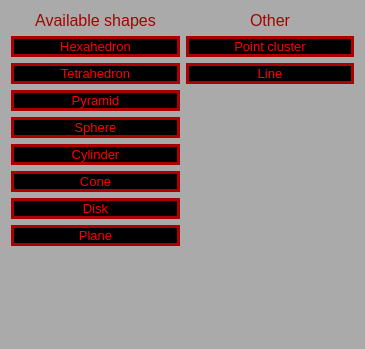
<?xml version="1.0" encoding="UTF-8"?>
<ui version="4.0">
 <class>NewShapeChoice</class>
 <widget class="QDialog" name="NewShapeChoice">
  <property name="geometry">
   <rect>
    <x>0</x>
    <y>0</y>
    <width>365</width>
    <height>349</height>
   </rect>
  </property>
  <property name="windowTitle">
   <string>Dialog</string>
  </property>
  <property name="styleSheet">
   <string notr="true">background: rgb(170,170,170);</string>
  </property>
  <layout class="QHBoxLayout" name="horizontalLayout">
   <item>
    <layout class="QVBoxLayout" name="verticalLayout">
     <item>
      <widget class="QLabel" name="label">
       <property name="font">
        <font>
         <pointsize>12</pointsize>
        </font>
       </property>
       <property name="styleSheet">
        <string notr="true">color: rgb(170, 0, 0);</string>
       </property>
       <property name="text">
        <string>Available shapes</string>
       </property>
       <property name="alignment">
        <set>Qt::AlignCenter</set>
       </property>
      </widget>
     </item>
     <item>
      <widget class="QPushButton" name="makeHex">
       <property name="font">
        <font>
         <pointsize>10</pointsize>
        </font>
       </property>
       <property name="styleSheet">
        <string notr="true">border: 3px solid rgb(170, 0, 0);
background: rgb(0, 0, 0);
color: rgb(255, 0, 0);</string>
       </property>
       <property name="text">
        <string>Hexahedron</string>
       </property>
      </widget>
     </item>
     <item>
      <widget class="QPushButton" name="makeTetra">
       <property name="font">
        <font>
         <pointsize>10</pointsize>
        </font>
       </property>
       <property name="styleSheet">
        <string notr="true">border: 3px solid rgb(170, 0, 0);
background: rgb(0, 0, 0);
color: rgb(255, 0, 0);</string>
       </property>
       <property name="text">
        <string>Tetrahedron</string>
       </property>
      </widget>
     </item>
     <item>
      <widget class="QPushButton" name="makePyr">
       <property name="font">
        <font>
         <pointsize>10</pointsize>
        </font>
       </property>
       <property name="styleSheet">
        <string notr="true">border: 3px solid rgb(170, 0, 0);
background: rgb(0, 0, 0);
color: rgb(255, 0, 0);</string>
       </property>
       <property name="text">
        <string>Pyramid</string>
       </property>
      </widget>
     </item>
     <item>
      <widget class="QPushButton" name="makeSphere">
       <property name="font">
        <font>
         <pointsize>10</pointsize>
        </font>
       </property>
       <property name="styleSheet">
        <string notr="true">border: 3px solid rgb(170, 0, 0);
background: rgb(0, 0, 0);
color: rgb(255, 0, 0);</string>
       </property>
       <property name="text">
        <string>Sphere</string>
       </property>
      </widget>
     </item>
     <item>
      <widget class="QPushButton" name="pushButton">
       <property name="font">
        <font>
         <pointsize>10</pointsize>
        </font>
       </property>
       <property name="styleSheet">
        <string notr="true">border: 3px solid rgb(170, 0, 0);
background: rgb(0, 0, 0);
color: rgb(255, 0, 0);</string>
       </property>
       <property name="text">
        <string>Cylinder</string>
       </property>
      </widget>
     </item>
     <item>
      <widget class="QPushButton" name="makeCone">
       <property name="font">
        <font>
         <pointsize>10</pointsize>
        </font>
       </property>
       <property name="styleSheet">
        <string notr="true">border: 3px solid rgb(170, 0, 0);
background: rgb(0, 0, 0);
color: rgb(255, 0, 0);</string>
       </property>
       <property name="text">
        <string>Cone</string>
       </property>
      </widget>
     </item>
     <item>
      <widget class="QPushButton" name="makeDisk">
       <property name="font">
        <font>
         <pointsize>10</pointsize>
        </font>
       </property>
       <property name="styleSheet">
        <string notr="true">border: 3px solid rgb(170, 0, 0);
background: rgb(0, 0, 0);
color: rgb(255, 0, 0);</string>
       </property>
       <property name="text">
        <string>Disk</string>
       </property>
      </widget>
     </item>
     <item>
      <widget class="QPushButton" name="makePlane">
       <property name="font">
        <font>
         <pointsize>10</pointsize>
        </font>
       </property>
       <property name="styleSheet">
        <string notr="true">border: 3px solid rgb(170, 0, 0);
background: rgb(0, 0, 0);
color: rgb(255, 0, 0);</string>
       </property>
       <property name="text">
        <string>Plane</string>
       </property>
      </widget>
     </item>
     <item>
      <spacer name="verticalSpacer">
       <property name="orientation">
        <enum>Qt::Vertical</enum>
       </property>
       <property name="sizeHint" stdset="0">
        <size>
         <width>20</width>
         <height>40</height>
        </size>
       </property>
      </spacer>
     </item>
    </layout>
   </item>
   <item>
    <layout class="QVBoxLayout" name="verticalLayout_2">
     <item>
      <widget class="QLabel" name="label_2">
       <property name="font">
        <font>
         <pointsize>12</pointsize>
        </font>
       </property>
       <property name="styleSheet">
        <string notr="true">color: rgb(170, 0, 0);</string>
       </property>
       <property name="text">
        <string>Other</string>
       </property>
       <property name="alignment">
        <set>Qt::AlignCenter</set>
       </property>
      </widget>
     </item>
     <item>
      <widget class="QPushButton" name="makePoints">
       <property name="font">
        <font>
         <pointsize>10</pointsize>
        </font>
       </property>
       <property name="styleSheet">
        <string notr="true">border: 3px solid rgb(170, 0, 0);
background: rgb(0, 0, 0);
color: rgb(255, 0, 0);</string>
       </property>
       <property name="text">
        <string>Point cluster</string>
       </property>
      </widget>
     </item>
     <item>
      <widget class="QPushButton" name="makeLine">
       <property name="font">
        <font>
         <pointsize>10</pointsize>
        </font>
       </property>
       <property name="styleSheet">
        <string notr="true">border: 3px solid rgb(170, 0, 0);
background: rgb(0, 0, 0);
color: rgb(255, 0, 0);</string>
       </property>
       <property name="text">
        <string>Line</string>
       </property>
      </widget>
     </item>
     <item>
      <spacer name="verticalSpacer_2">
       <property name="orientation">
        <enum>Qt::Vertical</enum>
       </property>
       <property name="sizeHint" stdset="0">
        <size>
         <width>20</width>
         <height>40</height>
        </size>
       </property>
      </spacer>
     </item>
    </layout>
   </item>
  </layout>
 </widget>
 <resources/>
 <connections/>
</ui>
